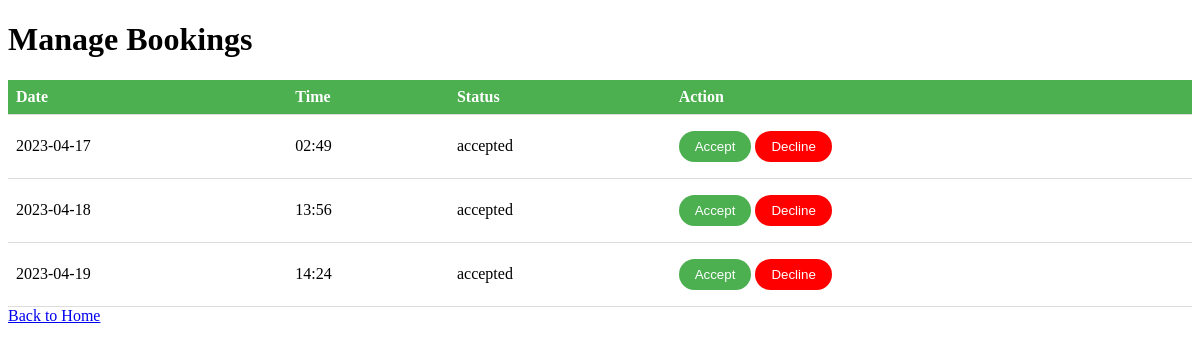
Page /manage_bookings (signed in) on the earlier database version.
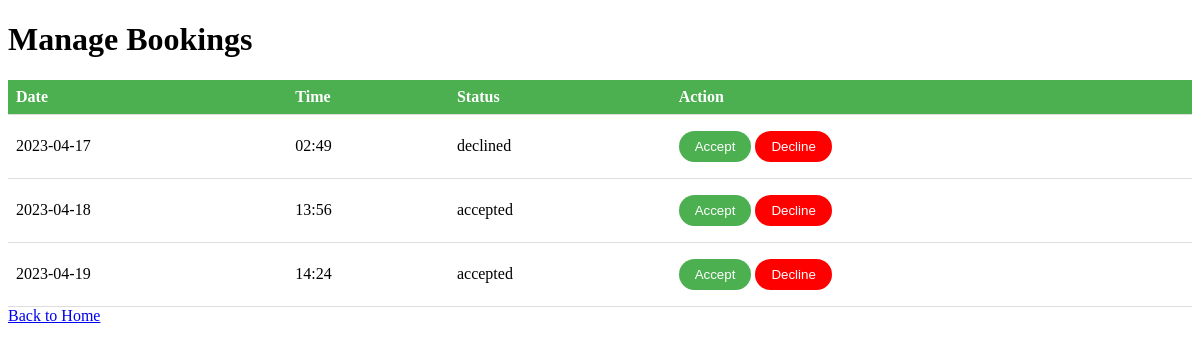
Same page on the later database version.
### tables this page shows
CREATE TABLE bookings (
                    id INTEGER PRIMARY KEY AUTOINCREMENT,
                    user_id INTEGER NOT NULL,
                    date TEXT NOT NULL,
                    time TEXT NOT NULL,
                    status TEXT NOT NULL DEFAULT 'pending',
                    FOREIGN KEY (user_id) REFERENCES users (id)
                );

### app.py (the view, shortened to what this page needs)
@app.route("/manage_bookings", methods=["GET", "POST"])
def manage_bookings():
    if "username" not in session:
        return redirect("/login")
    db = get_db()
    with db:
        cursor = db.cursor()
        cursor.execute("""
            SELECT bookings.id, users.username, bookings.date, bookings.time, bookings.status
            FROM bookings
            JOIN users ON bookings.user_id = users.id
            ORDER BY bookings.date, bookings.time
        """)
        bookings = cursor.fetchall()
    return render_template("manage.html", bookings=bookings)

### app.py (called while the page is built)
def get_db():
    if 'db' not in g:
        g.db = sqlite3.connect(DATABASE)
        with g.db as conn:
            conn.execute("""
            CREATE TABLE IF NOT EXISTS users (
                id INTEGER PRIMARY KEY AUTOINCREMENT,
                username TEXT NOT NULL UNIQUE,
                email TEXT NOT NULL UNIQUE,
                password TEXT NOT NULL,
                type TEXT NOT NULL
            )
            """)
            conn.execute("""
                CREATE TABLE IF NOT EXISTS bookings (
                    id INTEGER PRIMARY KEY AUTOINCREMENT,
                    user_id INTEGER NOT NULL,
                    date TEXT NOT NULL,
                    time TEXT NOT NULL,
                    status TEXT NOT NULL DEFAULT 'pending',
                    FOREIGN KEY (user_id) REFERENCES users (id)
                )
            """)
    return g.db

@app.before_request
def before_request():
    session.permanent = True

@app.teardown_appcontext
def teardown_appcontext(e=None):
    close_db()

### templates/manage.html (shortened to what this page needs)
<!DOCTYPE html>
<html>
<head>
</head>
<body>
    <h1 class="text-2xl font-bold mb-4">Manage Bookings</h1>
    <table class="w-full">
        <thead>
            <tr class="bg-green-500">
                <th class="text-white py-2 px-4">Date</th>
                <th class="text-white py-2 px-4">Time</th>
                <th class="text-white py-2 px-4">Status</th>
                <th class="text-white py-2 px-4">Action</th>
            </tr>
        </thead>
        <tbody>
            {% for booking in bookings %}
            <tr>
                <td>{{ booking[2] }}</td>
                <td>{{ booking[3] }}</td>
                <td>{{ booking[4] }}</td>
                <td class="flex">
                    <form action="/manage_bookings" method="POST">
                        <button type="submit" name="status" value="accepted" class="accept-button">Accept</button>
                    </form>
                    <form action="/manage_bookings" method="POST">
                        <button type="submit" name="status" value="declined" class="decline-button">Decline</button>
                    </form>
                </td>
            </tr>
            {% endfor %}
        </tbody>
    </table>
    <a href="/" class="text-blue-500 hover:underline">Back to Home</a>
</body>
</html>

### templates/manage.html (style rules this page uses)
table { border-collapse: collapse; width: 100%; }
th, td { text-align: left; padding: 8px; border-bottom: 1px solid #ddd; }
th { background-color: #4CAF50; color: white; }
form { display: inline-block; }
.accept-button { background-color: #4CAF50; color: white; padding: 8px 16px; margin: 8px 0; border: none; cursor: pointer; border-radius: 16px; }
.decline-button { background-color: #FF0000; color: white; padding: 8px 16px; margin: 8px 0; border: none; cursor: pointer; border-radius: 16px; }

Differences in the rows shown:
changed bookings: status "accepted" → "declined"
